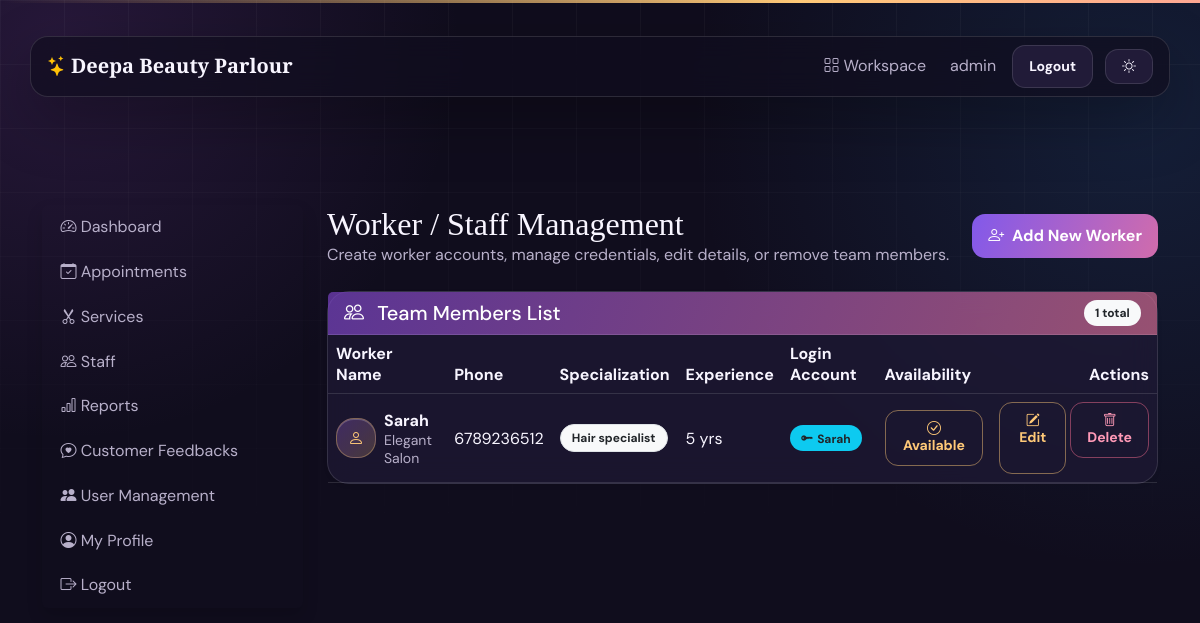
The app's page /owner/staff/ (signed in), older data.
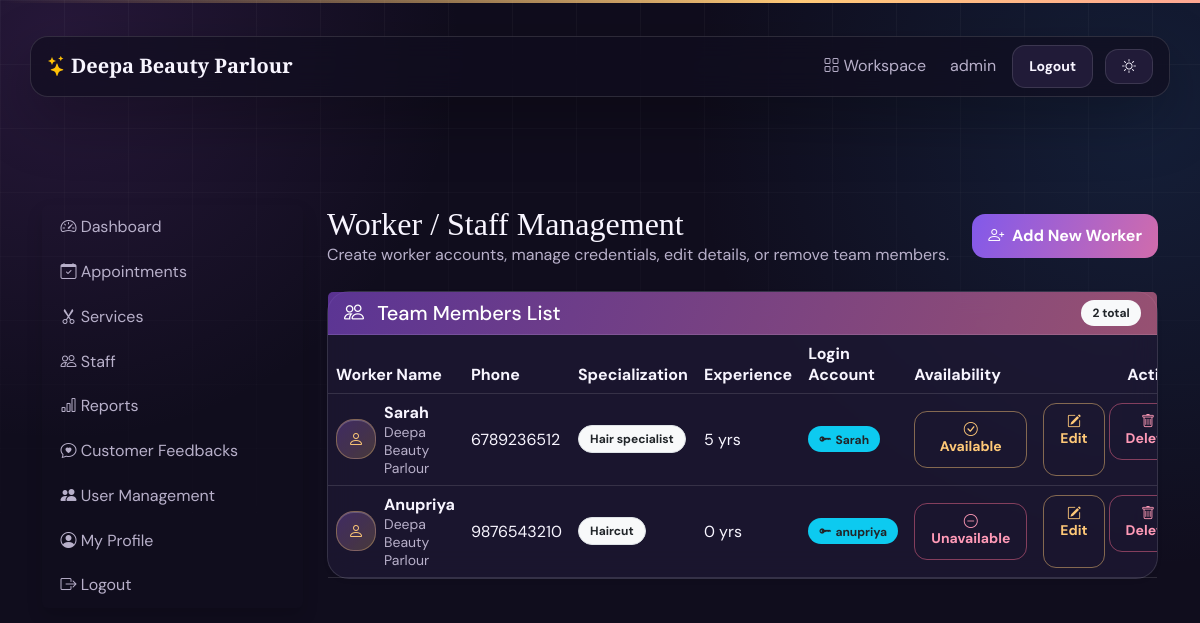
The same page, newer data.
### salons/models.py (models this page shows, shortened)
class Staff(models.Model):
    user = models.OneToOneField(
        settings.AUTH_USER_MODEL,
        on_delete=models.SET_NULL,
        related_name="staff_profile",
        blank=True,
        null=True,
        help_text="Login account used by this staff member",
    )
    salon = models.ForeignKey(
        Salon,
        on_delete=models.CASCADE,
        related_name="staff_members"
    )
    name = models.CharField(max_length=100)
    phone = models.CharField(max_length=15)
    specialization = models.CharField(max_length=100)
    experience = models.PositiveIntegerField(
        help_text="Years"
    )
    photo = models.ImageField(
        upload_to="staff/",
        blank=True,
        null=True
    )
    is_available = models.BooleanField(default=True)

class Salon(models.Model):
    owner = models.OneToOneField(
        settings.AUTH_USER_MODEL,
        on_delete=models.CASCADE,
        related_name="salon"
    )
    name = models.CharField(max_length=150)
    description = models.TextField(blank=True)
    phone = models.CharField(max_length=15)
    email = models.EmailField()
    upi_id = models.CharField(max_length=100, blank=True, help_text="UPI ID used for payment QR codes")
    payment_qr = models.ImageField(upload_to="payment_qr/", blank=True, null=True)
    address = models.TextField()
    city = models.CharField(max_length=100)
    state = models.CharField(max_length=100)
    pincode = models.CharField(max_length=10)
    opening_time = models.TimeField()
    closing_time = models.TimeField()
    logo = models.ImageField(
        upload_to="salon_logos/",
        blank=True,
        null=True
    )
    is_active = models.BooleanField(default=True)
    created_at = models.DateTimeField(auto_now_add=True)
    class Meta:
        ordering = ["name"]

### accounts/models.py (models this page shows, shortened)
class User(AbstractUser):
    class Role(models.TextChoices):
        CUSTOMER = "CUSTOMER", "Customer"
        OWNER = "OWNER", "Salon Owner"
        STAFF = "STAFF", "Staff"
        SERVICE_MANAGER = "SERVICE_MANAGER", "Service Management"
        ADMIN = "ADMIN", "Admin"
    role = models.CharField(
        max_length=20,
        choices=Role.choices,
        default=Role.CUSTOMER
    )
    phone = models.CharField(max_length=15, blank=True)
    profile_image = models.ImageField(
        upload_to="profiles/",
        blank=True,
        null=True
    )
    created_at = models.DateTimeField(auto_now_add=True)

### owner/views.py (the view)
# urls.py: path("staff/", staff_list, name="owner_staff"),
@owner_required
def staff_list(request):
    return render(request, "owner/staff.html", {"staffs": scoped(request, Staff.objects.all())})

### owner/views.py (called while the page is built, shortened)
def get_admin_salon(request):
    if hasattr(request.user, "salon"):
        return request.user.salon

def scoped(request, qs):
    salon = get_admin_salon(request)
    if salon and hasattr(qs.model, "salon"):
        return qs.filter(salon=salon)
    return qs

### templates/owner/staff.html (shortened to what this page needs)
﻿{% extends "owner/base.html" %}
{% block owner_content %}
<div class="d-flex justify-content-between align-items-center mb-4 flex-wrap gap-2">
  <div>
    <h2 class="page-title mb-0">Worker / Staff Management</h2>
    <p class="text-muted mb-0">Create worker accounts, manage credentials, edit details, or remove team members.</p>
  </div>
  <a href="{% url 'add_staff' %}" class="btn btn-primary">
    <i class="bi bi-person-plus me-1"></i> Add New Worker
  </a>
</div>
<div class="card shadow-sm">
  <div class="card-header bg-primary text-white d-flex justify-content-between align-items-center">
    <h5 class="mb-0"><i class="bi bi-people me-2"></i> Team Members List</h5>
    <span class="badge bg-light text-dark">{{ staffs|length }} total</span>
  </div>
  <div class="table-responsive">
    <table class="table align-middle mb-0">
      <thead>
        <tr>
          <th>Worker Name</th>
          <th>Phone</th>
          <th>Specialization</th>
          <th>Experience</th>
          <th>Login Account</th>
          <th>Availability</th>
          <th class="text-end">Actions</th>
        </tr>
      </thead>
      <tbody>
        {% for staff in staffs %}
        <tr>
          <td>
            <div class="d-flex align-items-center gap-2">
              {% if staff.photo %}
                <img src="{{ staff.photo.url }}" alt="{{ staff.name }}" class="rounded-circle border" style="width:40px;height:40px;object-fit:cover;">
              {% else %}
                <div class="icon-dot" style="width:40px;height:40px;font-size:1rem;flex-shrink:0;">
                  <i class="bi bi-person"></i>
                </div>
              {% endif %}
              <div>
                <strong>{{ staff.name }}</strong>
                <br><small class="text-muted">{{ staff.salon.name }}</small>
              </div>
            </div>
          </td>
          <td>{{ staff.phone|default:"—" }}</td>
          <td><span class="badge bg-light text-dark border">{{ staff.specialization }}</span></td>
          <td>{{ staff.experience }} yrs</td>
          <td>
            {% if staff.user %}
              <span class="badge bg-info text-dark"><i class="bi bi-key-fill me-1"></i>{{ staff.user.username }}</span>
            {% else %}
              <span class="text-muted small">No account</span>
            {% endif %}
          </td>
          <td>
            <form method="post" action="{% url 'toggle_staff' staff.id %}" class="d-inline">
              <button class="btn btn-sm {% if staff.is_available %}btn-outline-success{% else %}btn-outline-danger{% endif %}" title="Toggle availability">
                {% if staff.is_available %}
                  <i class="bi bi-check-circle"></i> Available
                {% else %}
                  <i class="bi bi-dash-circle"></i> Unavailable
                {% endif %}
              </button>
            </form>
          </td>
          <td class="text-end">
            <div class="d-flex justify-content-end gap-1">
              <a href="{% url 'edit_staff' staff.id %}" class="btn btn-sm btn-outline-primary" title="Edit worker details">
                <i class="bi bi-pencil-square"></i> Edit
              </a>
              <form method="post" action="{% url 'delete_staff' staff.id %}" class="d-inline" onsubmit="return confirm('Are you sure you want to permanently delete worker \'{{ staff.name }}\' and their login account?');">
                <button type="submit" class="btn btn-sm btn-outline-danger" title="Delete worker">
                  <i class="bi bi-trash"></i> Delete
                </button>
              </form>
            </div>
          </td>
        </tr>
        {% endfor %}
      </tbody>
    </table>
  </div>
</div>
{% endblock %}

Row changes from the older to the newer data that the page shows:
changed through a linked row, Staff "Sarah": salon.name "Elegant Salon" → "Deepa Beauty Parlour"
added Staff: name "Anupriya", salon.name "Deepa Beauty Parlour", phone "9876543210", specialization "Haircut", experience "0", user.username "anupriya", is_available False (drawn)
Text that changed along with them:
{{ staffs|length }}: "1" → "2"
